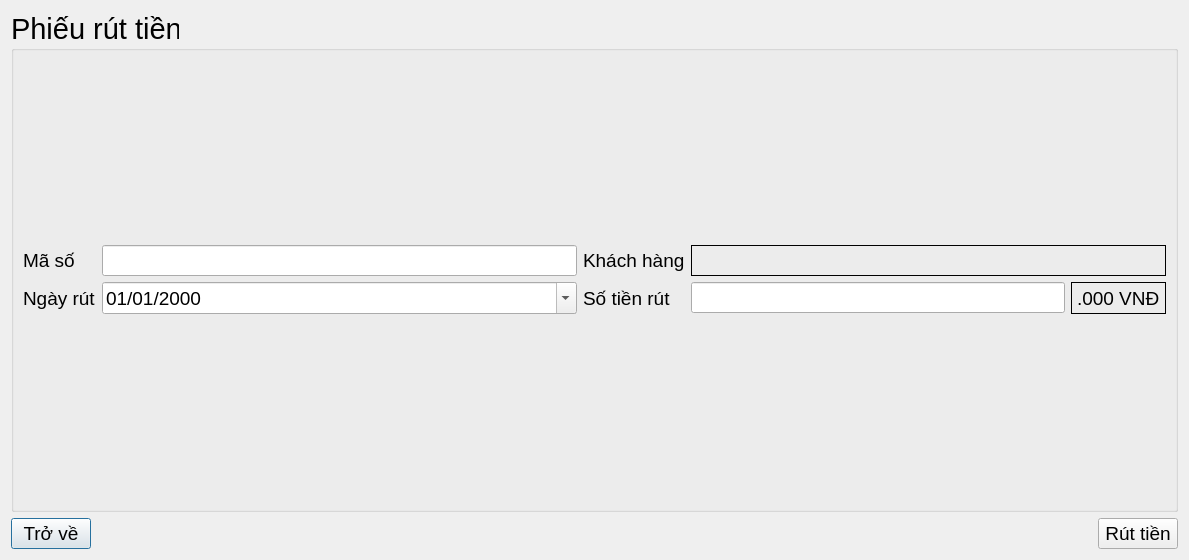
<?xml version="1.0" encoding="UTF-8"?>
<ui version="4.0">
 <class>phieuruttien</class>
 <widget class="QDialog" name="phieuruttien">
  <property name="geometry">
   <rect>
    <x>0</x>
    <y>0</y>
    <width>1189</width>
    <height>560</height>
   </rect>
  </property>
  <property name="windowTitle">
   <string/>
  </property>
  <layout class="QVBoxLayout" name="verticalLayout_2">
   <item>
    <layout class="QVBoxLayout" name="verticalLayout">
     <item>
      <widget class="QGroupBox" name="groupBox">
       <property name="font">
        <font>
         <pointsize>22</pointsize>
        </font>
       </property>
       <property name="title">
        <string>Phiếu rút tiền</string>
       </property>
       <layout class="QVBoxLayout" name="verticalLayout_3">
        <item>
         <layout class="QGridLayout" name="gridLayout">
          <item row="0" column="0">
           <widget class="QLabel" name="label_5">
            <property name="font">
             <font>
              <pointsize>14</pointsize>
             </font>
            </property>
            <property name="text">
             <string>Mã số</string>
            </property>
           </widget>
          </item>
          <item row="0" column="1">
           <widget class="QLineEdit" name="lineEdit">
            <property name="font">
             <font>
              <pointsize>14</pointsize>
             </font>
            </property>
           </widget>
          </item>
          <item row="0" column="2">
           <widget class="QLabel" name="label_7">
            <property name="font">
             <font>
              <pointsize>14</pointsize>
             </font>
            </property>
            <property name="text">
             <string>Khách hàng</string>
            </property>
           </widget>
          </item>
          <item row="0" column="3">
           <widget class="QLabel" name="label_3">
            <property name="sizePolicy">
             <sizepolicy hsizetype="Expanding" vsizetype="Preferred">
              <horstretch>0</horstretch>
              <verstretch>0</verstretch>
             </sizepolicy>
            </property>
            <property name="font">
             <font>
              <pointsize>14</pointsize>
             </font>
            </property>
            <property name="frameShape">
             <enum>QFrame::Box</enum>
            </property>
            <property name="text">
             <string/>
            </property>
           </widget>
          </item>
          <item row="1" column="0">
           <widget class="QLabel" name="label_6">
            <property name="font">
             <font>
              <pointsize>14</pointsize>
             </font>
            </property>
            <property name="text">
             <string>Ngày rút</string>
            </property>
           </widget>
          </item>
          <item row="1" column="1">
           <widget class="QDateEdit" name="dateEdit">
            <property name="font">
             <font>
              <pointsize>14</pointsize>
             </font>
            </property>
            <property name="displayFormat">
             <string>dd/MM/yyyy</string>
            </property>
            <property name="calendarPopup">
             <bool>true</bool>
            </property>
           </widget>
          </item>
          <item row="1" column="2">
           <widget class="QLabel" name="label_8">
            <property name="font">
             <font>
              <pointsize>14</pointsize>
             </font>
            </property>
            <property name="text">
             <string>Số tiền rút</string>
            </property>
           </widget>
          </item>
          <item row="1" column="3">
           <layout class="QHBoxLayout" name="horizontalLayout">
            <item>
             <widget class="QLineEdit" name="lineEdit_8">
              <property name="font">
               <font>
                <pointsize>14</pointsize>
               </font>
              </property>
             </widget>
            </item>
            <item>
             <widget class="QLabel" name="label">
              <property name="font">
               <font>
                <pointsize>14</pointsize>
               </font>
              </property>
              <property name="frameShape">
               <enum>QFrame::Box</enum>
              </property>
              <property name="text">
               <string>.000 VNĐ</string>
              </property>
             </widget>
            </item>
           </layout>
          </item>
         </layout>
        </item>
       </layout>
      </widget>
     </item>
     <item>
      <layout class="QHBoxLayout" name="horizontalLayout_2">
       <item>
        <widget class="QPushButton" name="pushButton">
         <property name="font">
          <font>
           <pointsize>14</pointsize>
          </font>
         </property>
         <property name="text">
          <string>Trở về</string>
         </property>
        </widget>
       </item>
       <item>
        <spacer name="horizontalSpacer_2">
         <property name="orientation">
          <enum>Qt::Horizontal</enum>
         </property>
         <property name="sizeHint" stdset="0">
          <size>
           <width>40</width>
           <height>20</height>
          </size>
         </property>
        </spacer>
       </item>
       <item>
        <widget class="QPushButton" name="pushButton_2">
         <property name="font">
          <font>
           <pointsize>14</pointsize>
          </font>
         </property>
         <property name="text">
          <string>Rút tiền</string>
         </property>
        </widget>
       </item>
      </layout>
     </item>
    </layout>
   </item>
  </layout>
 </widget>
 <tabstops>
  <tabstop>lineEdit</tabstop>
  <tabstop>dateEdit</tabstop>
  <tabstop>lineEdit_8</tabstop>
  <tabstop>pushButton_2</tabstop>
  <tabstop>pushButton</tabstop>
 </tabstops>
 <resources/>
 <connections/>
</ui>
